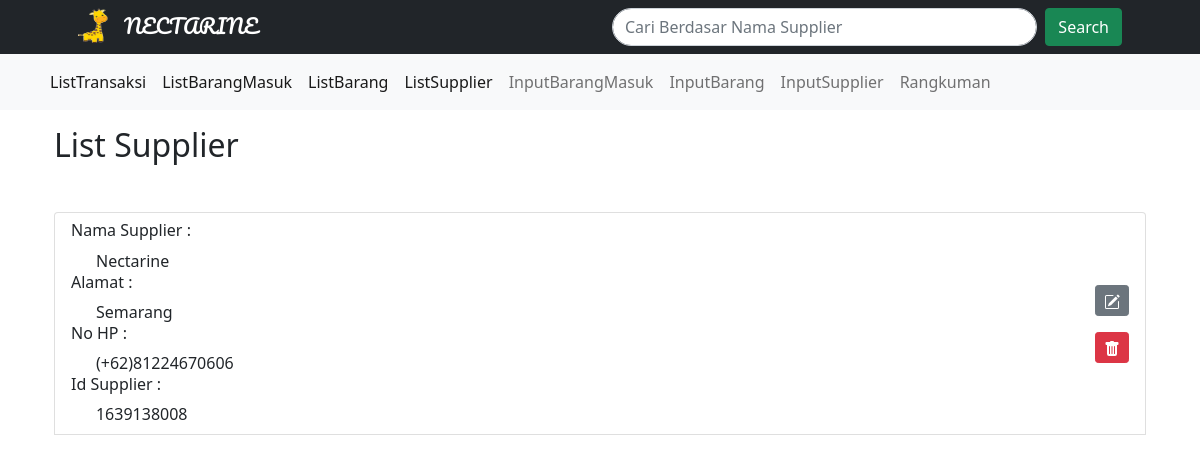
The page /adminsrc/supplier.php on the database its author committed.
### tables this page shows
CREATE TABLE `supplier` (
  `idsupplier` bigint(255) NOT NULL AUTO_INCREMENT,
  `namasupplier` varchar(255) NOT NULL,
  `notelp` bigint(255) NOT NULL,
  `alamat` varchar(255) NOT NULL,
  PRIMARY KEY (`idsupplier`),
  UNIQUE KEY `namasupplier` (`namasupplier`)
);

### adminsrc/supplier.php (the view, shortened to what this page needs)
<?php
  include_once("../inc/koneksi.php");
  if(isset($_POST['query']) && $_POST['query'] != null){
    $query = $conn->query("SELECT * from supplier where namasupplier like '%".$_POST['query']."%' order by namasupplier asc limit 20");
  }else{
    $query = $conn->query("SELECT * from supplier order by namasupplier asc limit 20");
  }
  $supplier = array();
  while($row = $query -> fetch_assoc()){
      array_push($supplier, array(
          'idsupplier' => $row['idsupplier'],
          'namasupplier' => $row['namasupplier'],
          'notelp' => $row['notelp'],
          'alamat' => $row['alamat'],
      ));
  }
?>
<!doctype html>
<html lang="en">
  <head>
    <link href="https://cdn.jsdelivr.net/npm/bootstrap@5.1.3/dist/css/bootstrap.min.css" rel="stylesheet">
  </head>
  <body>
    <nav class="navbar navbar-dark bg-dark sticky-top">
        <div class="container d-flex justify-content-center">
          <div class="row container-fluid">
            <div class="col">
              <a class="navbar-brand" href="../index.php" style="font-family:Pacifico;">
                  <img src="../img/logo.png" alt="" width="30" height="35" class="d-inline-block  align-text-top me-3">NECTARINE
              </a>
            </div>
            <div class="col">
              <form class="d-flex " method="post">
                <input class="form-control me-2 rounded-pill" type="text" aria-label="Search" placeholder="Cari Berdasar Nama Supplier" name="query">
                <button class="btn btn-success" type="submit">Search</button>
              </form>
            </div>
        </div>
    </nav>
    <nav class="navbar navbar-expand-md navbar-light bg-light">
      <div class="container text-center">
        <div class="collapse navbar-collapse " id="navbarNavDropdown">
          <div class="navbar-nav" id="navbarNav">
          <ul class="navbar-nav">
              <li class="nav-item">
              <a class="nav-link active" href="./transaksi.php">ListTransaksi</a>
              </li>
              <li class="nav-item">
              <a class="nav-link active" href="./barangmasuk.php">ListBarangMasuk</a>
              </li>
              <li class="nav-item">
              <a class="nav-link active" href="./barang.php">ListBarang</a>
              </li>
              <li class="nav-item">
              <a class="nav-link active" href="./supplier.php">ListSupplier</a>
              </li>
              <li class="nav-item">
              <a class="nav-link" href="./inputBarangMasuk.php">InputBarangMasuk</a>
              </li>
              <li class="nav-item">
              <a class="nav-link" href="./inputBarang.php">InputBarang</a>
              </li>
              <li class="nav-item">
              <a class="nav-link" href="./inputSupplier.php">InputSupplier</a>
              </li>
              <li class="nav-item">
              <a class="nav-link" href="./analisa.php">Rangkuman</a>
              </li>
            </ul>
          </div>
        </div>
    </nav>
    <div class="container mt-3 mb-5">
        <div class="container">
        <h2 class="mt-3"> List Supplier</h2>
        <ul class="list-group mt-5">
          <?php
            for($i = 0; $i<count($supplier); $i++){
          ?>
              <li class="list-group-item d-flex justify-content-between align-items-center">
                <ul class="list-group">
                  <p class="h6"><?php echo("Nama Supplier : "."<br>"); ?></p>
                  <?php echo("&nbsp;&nbsp;&nbsp;&nbsp;&nbsp;&nbsp;".$supplier[$i]['namasupplier']."<br>"); ?>
                  <p class="h6"><?php echo("Alamat : "."<br>"); ?></p>
                  <?php echo("&nbsp;&nbsp;&nbsp;&nbsp;&nbsp;&nbsp;".$supplier[$i]['alamat']."<br>"); ?>
                  <p class="h6"><?php echo("No HP : "."<br>"); ?></p>
                  <?php echo("&nbsp;&nbsp;&nbsp;&nbsp;&nbsp;&nbsp;(+62)".$supplier[$i]['notelp']."<br>"); ?>
                  <p class="h6"><?php echo("Id Supplier : "."<br>"); ?></p>
                  <?php echo("&nbsp;&nbsp;&nbsp;&nbsp;&nbsp;&nbsp;".$supplier[$i]['idsupplier']."<br>"); ?>
                </ul>
                <ul class="list-group align-items-center">
                  <form method="post" action="./editSupplier.php" onsubmit="return confirm('Yakin ingin edit supplier ini?');" class="">
                    <div>
                      <button class="btn btn-secondary btn-sm" type="submit" data-bs-container="body" data-bs-toggle="popover" data-bs-placement="top" data-bs-content="Top popover" name="edit" value="<?php echo($supplier[$i]['idsupplier']."$".$supplier[$i]['namasupplier']."$".$supplier[$i]['notelp']."$".$supplier[$i]['alamat'])?>">
                      </div>
                  </form>
                  <form method="post" onsubmit="return confirm('Yakin ingin hapus supplier ini?');" class="mt-3">
                    <div>
                      <button class="btn btn-danger btn-sm" type="submit" data-bs-container="body" data-bs-toggle="popover" data-bs-placement="top" data-bs-content="Top popover" name="del" value="<?php echo($supplier[$i]['idsupplier'])?>">
                        </div>
                  </form>
                </ul>
              </li>
              <br>
          <?php
            }
          ?>
        </ul>
    </div>
    </div>
  </body>
</html>

### rows shown on the page
supplier: namasupplier "Nectarine", alamat "Semarang", notelp "81224670606", idsupplier "1639138008"
